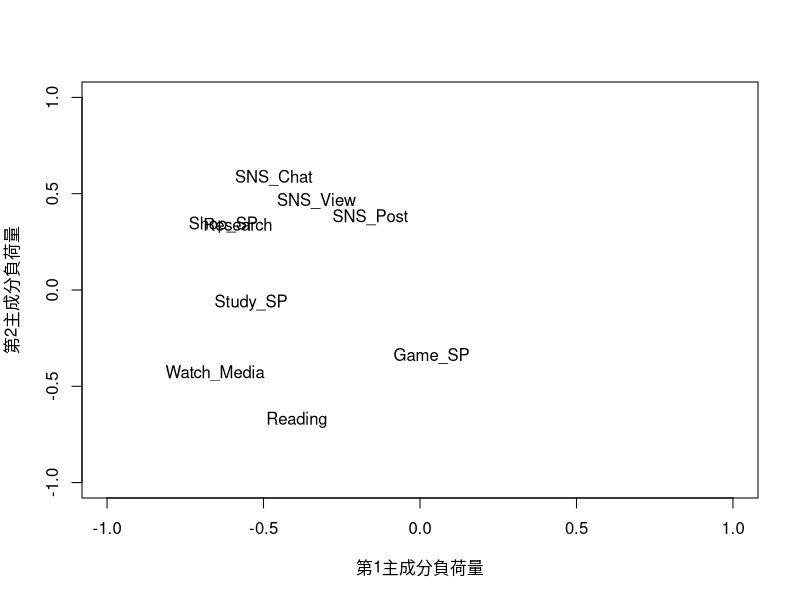
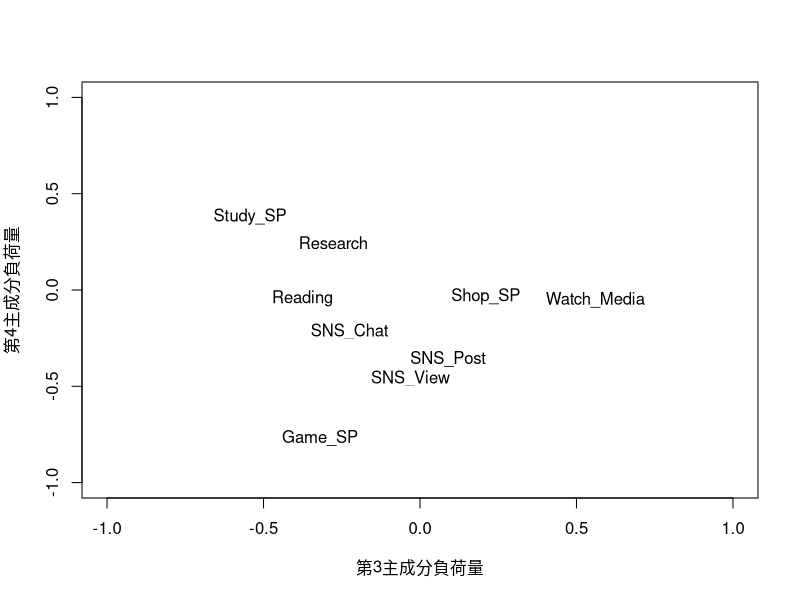
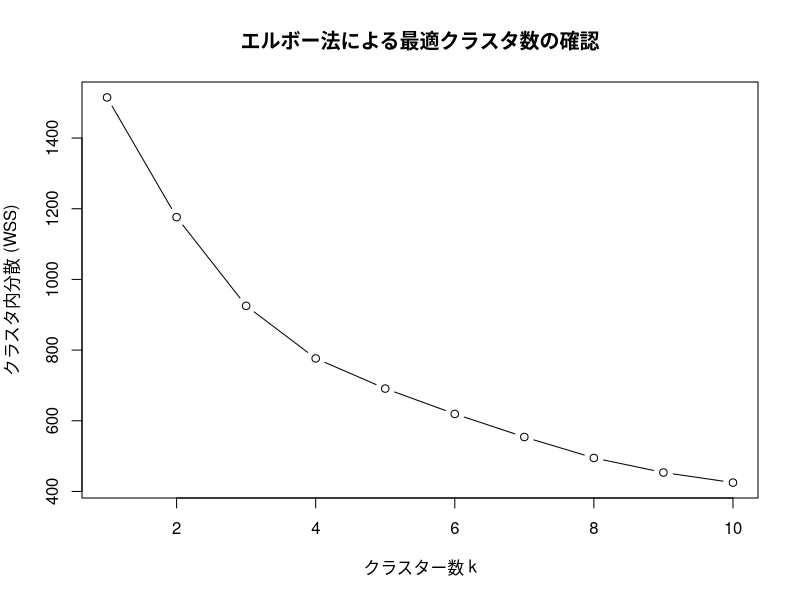
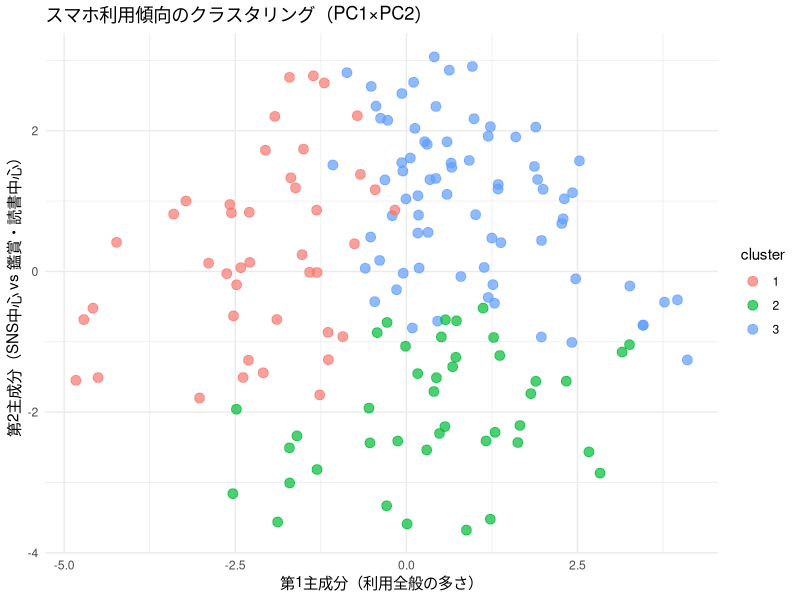
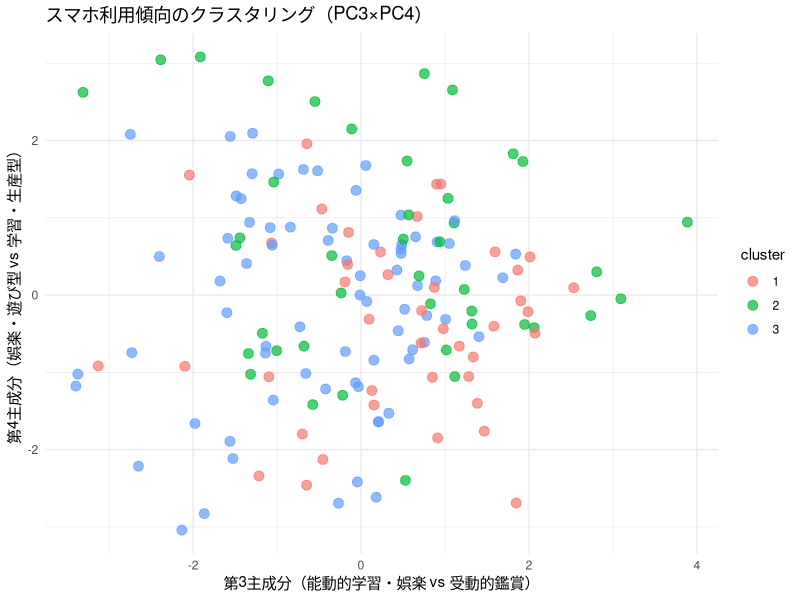

These figures' R source, in order:
# 全員回答データの分析1_スマホ利用の主成分分析

library(readxl)
data_1 <- read_excel("data/data_1.xlsx", 
                     sheet = "Sheet1")
View(data_1)

data <- data_1[11:19]
Result <- prcomp(data, scale = FALSE)	# 分散共分散行列による主成分分析を実行し，結果をResultに格納
Result		# 各主成分の固有値のルート(=相関係数)と，各主成分係数(Rotation)の表示
Result$sdev^2	# 固有値の計算
summary(Result)		# 寄与率(Proportion of Variance)，累積寄与率の表示

Loadings <- cor(data, Result$x)	# 主成分負荷量
Result$x	# 主成分得点の表示

cov(Result$x)	# 各主成分の分散が固有値に一致すること，異なる主成分間が無相関であることの確認

# 第1主成分負荷量と第2主成分負荷量の散布図の作成
plot(Loadings[, 1], Loadings[, 2], type = "n",
     xlim = c(-1, 1), ylim = c(-1, 1), xlab = "第1主成分負荷量", ylab = "第2主成分負荷量")
text(Loadings[, 1], Loadings[, 2], rownames(Loadings))

# 第3主成分負荷量と第4主成分負荷量の散布図の作成
plot(Loadings[, 3], Loadings[, 4], type = "n",
     xlim = c(-1, 1), ylim = c(-1, 1), xlab = "第3主成分負荷量", ylab = "第4主成分負荷量")
text(Loadings[, 3], Loadings[, 4], rownames(Loadings))


# クラスタリング
## 第1〜第4主成分の得点を取り出す
pca_scores <- Result$x[, 1:4]

set.seed(123)  # 再現性のため
clusters <- kmeans(pca_scores, centers = 3)

# 結果を確認
table(clusters$cluster)

## クラスター数の決定
wss <- numeric(10)
for (k in 1:10) {
  wss[k] <- sum(kmeans(pca_scores, centers = k, nstart = 10)$withinss)
}

plot(1:10, wss, type = "b",
     xlab = "クラスター数 k",
     ylab = "クラスタ内分散 (WSS)",
     main = "エルボー法による最適クラスタ数の確認")
## 3で良さそう


library(ggplot2)

df_plot <- data.frame(pca_scores[, 1:2],
                      cluster = as.factor(clusters$cluster))

ggplot(df_plot, aes(x = PC1, y = PC2, color = cluster)) +
  geom_point(size = 3, alpha = 0.7) +
  labs(title = "スマホ利用傾向のクラスタリング（PC1×PC2）",
       x = "第1主成分（利用全般の多さ）",
       y = "第2主成分（SNS中心 vs 鑑賞・読書中心）") +
  theme_minimal()
## きれいに出てきた

df_plot <- data.frame(pca_scores[, 3:4],
                      cluster = as.factor(clusters$cluster))

ggplot(df_plot, aes(x = PC3, y = PC4, color = cluster)) +
  geom_point(size = 3, alpha = 0.7) +
  labs(title = "スマホ利用傾向のクラスタリング（PC3×PC4）",
       x = "第3主成分（能動的学習・娯楽 vs 受動的鑑賞）",
       y = "第4主成分（娯楽・遊び型 vs 学習・生産型）") +
  theme_minimal()
## あんまきれいに出てこない笑

## 各クラスタでどの主成分が強いのか？
aggregate(pca_scores, by=list(cluster=clusters$cluster), mean)
## きれいに出てきた


# スマホゲームする / しないの線形判別分析

